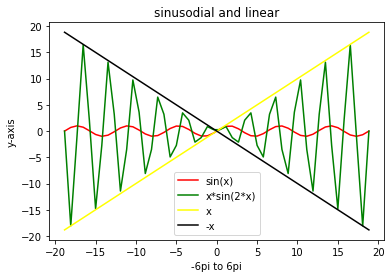

This figure's Python source:
# -*- coding: utf-8 -*-
"""
Created on Fri Dec 11 18:03:06 2020

@author: AAYUSH pc
"""


import matplotlib.pyplot as plt
import numpy as np 

x=np.linspace(-np.pi*6,np.pi*6)
plt.plot(x,np.sin(x),color='red',label="sin(x)")
plt.plot(x,x*np.sin(2*x),color='green',label="x*sin(2*x)")
plt.plot(x,x,color='yellow',label='x')
plt.plot(x,-x,color='black',label='-x')
plt.xlabel("-6pi to 6pi")
plt.ylabel("y-axis")
plt.title("sinusodial and linear")
plt.legend()
plt.show()
